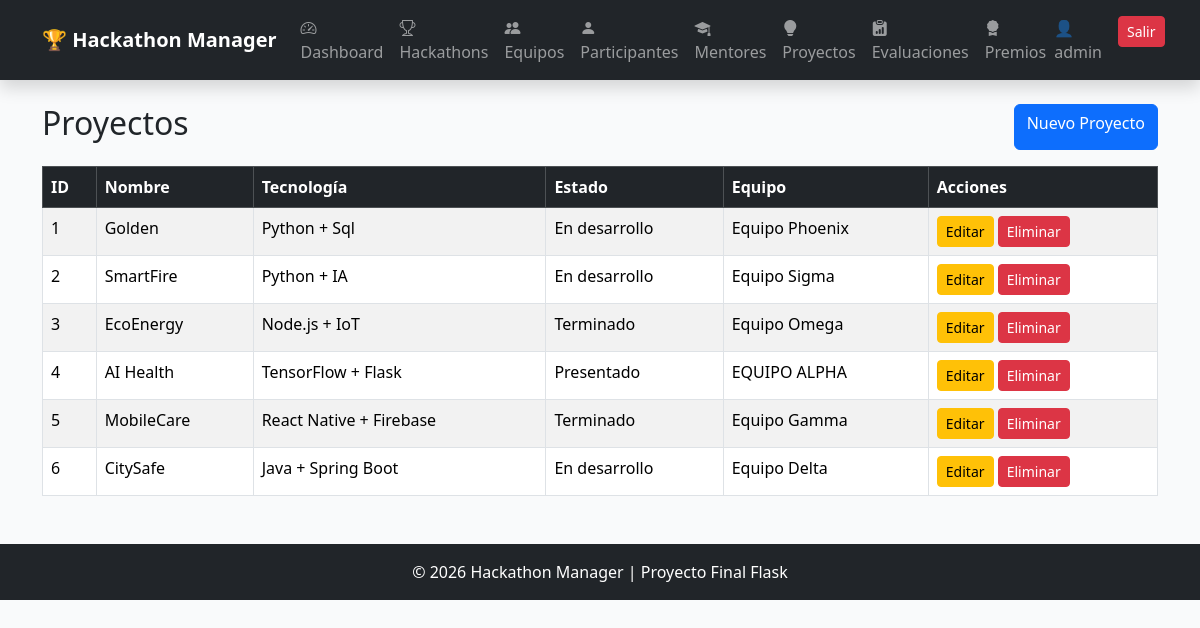
Page /proyectos (signed in) on the committed database.
### app/models/usuario.py (models this page shows, shortened)
class Usuario(UserMixin, db.Model):
    __tablename__ = "usuarios"
    id = db.Column(
        db.Integer,
        primary_key=True
    )
    nombre = db.Column(
        db.String(100),
        nullable=False
    )
    email = db.Column(
        db.String(100),
        unique=True,
        nullable=False
    )
    username = db.Column(
        db.String(50),
        unique=True,
        nullable=False
    )
    password = db.Column(
        db.String(255),
        nullable=False
    )
    rol_id = db.Column(
        db.Integer,
        db.ForeignKey("roles.id"),
        nullable=False
    )

### app/models/proyecto.py (models this page shows, shortened)
class Proyecto(db.Model):
    __tablename__ = "proyectos"
    id = db.Column(
        db.Integer,
        primary_key=True
    )
    nombre = db.Column(
        db.String(150),
        nullable=False
    )
    descripcion = db.Column(
        db.Text,
        nullable=False
    )
    tecnologia = db.Column(
        db.String(100),
        nullable=False
    )
    estado = db.Column(
        db.String(50),
        default="En desarrollo"
    )
    equipo_id = db.Column(
        db.Integer,
        db.ForeignKey("equipos.id"),
        nullable=False
    )
    evaluaciones = db.relationship(
    "Evaluacion",
    backref="proyecto",
    lazy=True
)

### app/models/equipo.py (models this page shows, shortened)
class Equipo(db.Model):
    __tablename__ = "equipos"
    id = db.Column(
        db.Integer,
        primary_key=True
    )
    nombre = db.Column(
        db.String(100),
        nullable=False
    )
    descripcion = db.Column(
        db.Text,
        nullable=False
    )
    hackathon_id = db.Column(
        db.Integer,
        db.ForeignKey("hackathons.id"),
        nullable=False
    )
    participantes = db.relationship(
    "Participante",
    backref="equipo",
    lazy=True
    )
    proyectos = db.relationship(
    "Proyecto",
    backref="equipo",
    lazy=True
)

### app/proyectos/routes.py (the view)
@proyecto_bp.route("/proyectos")
@login_required
def listar_proyectos():
    proyectos = Proyecto.query.all()
    return render_template(
        "proyectos/listar.html",
        proyectos=proyectos
    )

### app/templates/proyectos/listar.html
{% extends 'base.html' %}
{% block content %}
<div class="d-flex justify-content-between mb-3">
    <h2 class="titulo-proyectos">
        Proyectos
    </h2>
<a href="/proyectos/nuevo" class="btn btn-primary">
        Nuevo Proyecto
</a>
</div>
<table class="table table-bordered table-striped">
    <thead class="table-dark">
        <tr>
            <th>ID</th>
            <th>Nombre</th>
            <th>Tecnología</th>
            <th>Estado</th>
            <th>Equipo</th>
            <th>Acciones</th>
        </tr>
    </thead>
    <tbody>
        {% for proyecto in proyectos %}
        <tr>
            <td>{{ proyecto.id }}</td>
            <td>{{ proyecto.nombre }}</td>
            <td>{{ proyecto.tecnologia }}</td>
            <td>{{ proyecto.estado }}</td>
            <td>{{ proyecto.equipo.nombre }}</td>
            <td>
                <a href="/proyectos/editar/{{ proyecto.id }}" class="btn btn-warning btn-sm">Editar</a>
                <a href="/proyectos/eliminar/{{ proyecto.id }}" class="btn btn-danger btn-sm">Eliminar</a>
            </td>
        </tr>
        {% endfor %}
    </tbody>
</table>
{% endblock %}

### app/templates/base.html (shortened to what this page needs)
<!DOCTYPE html>
<html lang="es">
<head>
    <link href="https://cdn.jsdelivr.net/npm/bootstrap@5.3.7/dist/css/bootstrap.min.css" rel="stylesheet">
    <link rel="stylesheet" href="https://cdn.jsdelivr.net/npm/bootstrap-icons@1.11.3/font/bootstrap-icons.min.css">
    <link rel="stylesheet" href="{{ url_for('static', filename='css/style.css') }}">
</head>
<body class="bg-light">
<nav class="navbar navbar-expand-lg navbar-dark bg-dark shadow">
    <div class="container">
        <a class="navbar-brand fw-bold" href="/">
            🏆 Hackathon Manager
        </a>
        <div class="collapse navbar-collapse" id="menu">
            <ul class="navbar-nav me-auto">
                {% if current_user.is_authenticated %}
                <li class="nav-item">
                    <a class="nav-link" href="/dashboard">
                        <i class="bi bi-speedometer2"></i> Dashboard
                    </a>
                </li>
                <li class="nav-item">
                    <a class="nav-link" href="/hackathons">
                        <i class="bi bi-trophy"></i> Hackathons
                    </a>
                </li>
                <li class="nav-item">
                    <a class="nav-link" href="/equipos">
                        <i class="bi bi-people-fill"></i> Equipos
                    </a>
                </li>
                <li class="nav-item">
                    <a class="nav-link" href="/participantes">
                        <i class="bi bi-person-fill"></i> Participantes
                    </a>
                </li>
                <li class="nav-item">
                    <a class="nav-link" href="/mentores">
                        <i class="bi bi-mortarboard-fill"></i> Mentores
                    </a>
                </li>
                <li class="nav-item">
                    <a class="nav-link" href="/proyectos">
                        <i class="bi bi-lightbulb-fill"></i> Proyectos
                    </a>
                </li>
                <li class="nav-item">
                    <a class="nav-link" href="/evaluaciones">
                        <i class="bi bi-clipboard-data-fill"></i> Evaluaciones
                    </a>
                </li>
                <li class="nav-item">
                    <a class="nav-link" href="/premios">
                        <i class="bi bi-award-fill"></i> Premios
                    </a>
                </li>
                {% endif %}
            </ul>
            <ul class="navbar-nav">
                {% if current_user.is_authenticated %}
                <li class="nav-item">
                    <span class="navbar-text me-3">
                        👤 {{ current_user.username }}
                    </span>
                </li>
                <li class="nav-item">
                    <a class="btn btn-danger btn-sm" href="/logout">Salir</a>
                </li>
                {% endif %}
            </ul>
        </div>
    </div>
</nav>
<div class="container mt-4">
    {% block content %}
    {% endblock %}
</div>
<footer class="bg-dark text-white text-center mt-5 p-3">
    © 2026 Hackathon Manager | Proyecto Final Flask
</footer>
</body>
</html>

### app/static/css/style.css (style rules this page uses)
body { background: url("../img/mifoto1.png"); background-size: cover; background-position: center; background-repeat: no-repeat; background-attachment: fixed; position: relative; }
body::before { content: ""; position: fixed; top: 0; left: 0; width: 100%; height: 100%; background: rgba(255, 255, 255, 0.158); z-index: -1; }

### rows in the picture
Usuario: username "admin"
Proyecto: id "1", nombre "Golden", tecnologia "Python + Sql", estado "En desarrollo", equipo.nombre "Equipo Phoenix"
Proyecto: id "2", nombre "SmartFire", tecnologia "Python + IA", estado "En desarrollo", equipo.nombre "Equipo Sigma"
Proyecto: id "3", nombre "EcoEnergy", tecnologia "Node.js + IoT", estado "Terminado", equipo.nombre "Equipo Omega"
Proyecto: id "4", nombre "AI Health", tecnologia "TensorFlow + Flask", estado "Presentado", equipo.nombre "EQUIPO ALPHA"
Proyecto: id "5", nombre "MobileCare", tecnologia "React Native + Firebase", estado "Terminado", equipo.nombre "Equipo Gamma"
Proyecto: id "6", nombre "CitySafe", tecnologia "Java + Spring Boot", estado "En desarrollo", equipo.nombre "Equipo Delta"
